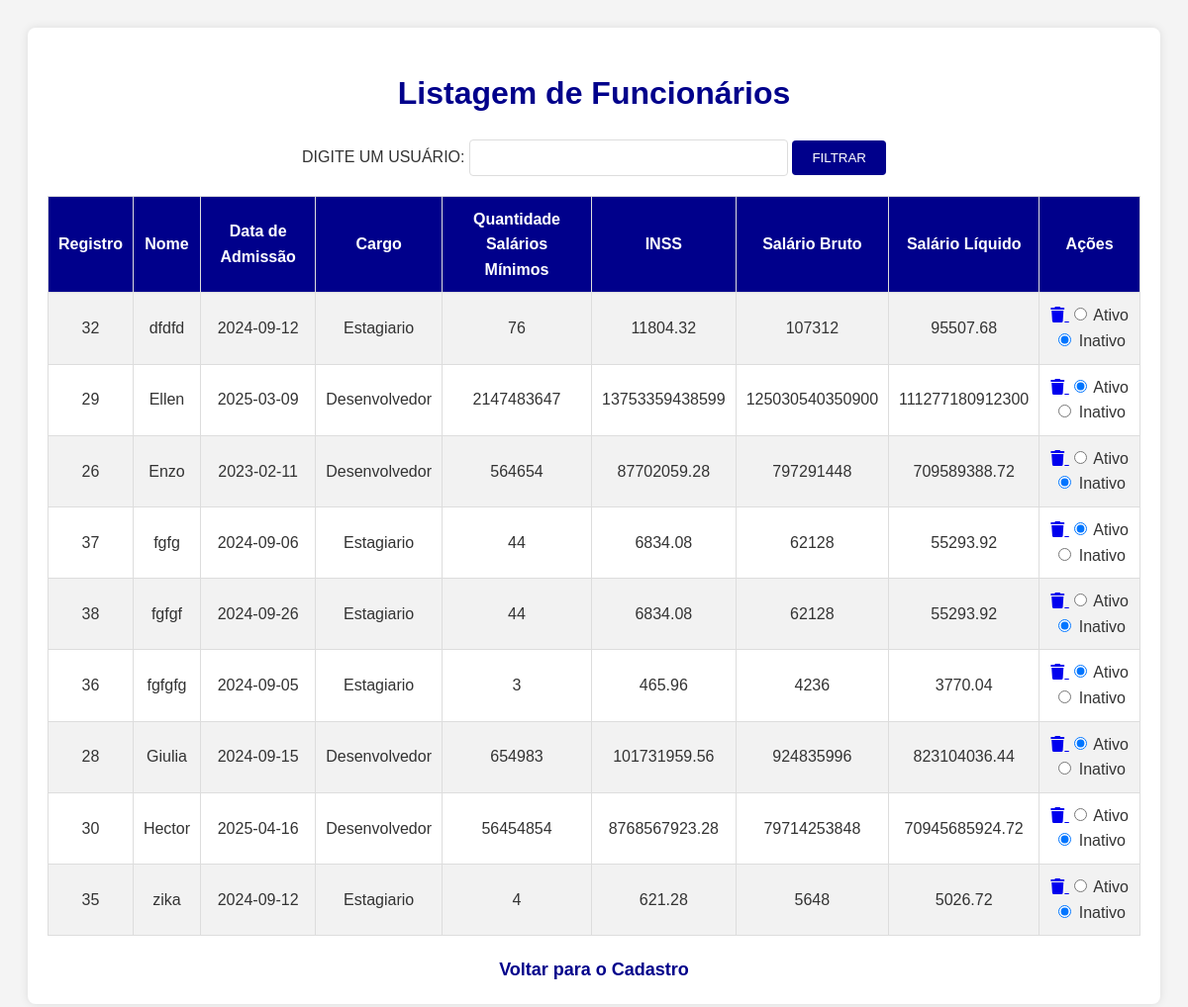
Page /root/cadastro/listagem.php on the committed database.
### tables this page shows
CREATE TABLE IF NOT EXISTS `funcionarios` (
  `registro` int(9) NOT NULL AUTO_INCREMENT,
  `nome` varchar(50) NOT NULL,
  `data_admissao` date NOT NULL,
  `cargo` varchar(50) NOT NULL,
  `qtde_salarios` int(9) NOT NULL,
  `salario_bruto` double NOT NULL,
  `inss` double NOT NULL,
  `salario_liquido` double NOT NULL,
  `senha_funcionario` varchar(50) NOT NULL,
  `ativo` int(50) NOT NULL,
  PRIMARY KEY (`registro`)
);

### root/cadastro/listagem.php (the view, shortened to what this page needs)
<?php
$busca_nome = isset($_POST['busca_nome']) ? $_POST['busca_nome'] : '';
if ($busca_nome != '') {
    $busca_nome = mysql_real_escape_string($busca_nome);
    $sql = mysql_query("SELECT * FROM funcionarios WHERE nome LIKE '{$busca_nome}%' ORDER BY nome ASC");
} else {
    $sql = mysql_query("SELECT * FROM funcionarios ORDER BY nome ASC");
}
?>
<!DOCTYPE html>
<html lang="pt-br">
<head>
    <link href="style_listagem.css" rel="stylesheet" type="text/css" media="screen" />
    <link rel="stylesheet" href="https://cdnjs.cloudflare.com/ajax/libs/font-awesome/6.0.0-beta3/css/all.min.css">
</head>
<body>
    <div class="container">
        <h1>Listagem de Funcionários</h1>
        <form name="form1" method="POST" action="listagem.php">
            DIGITE UM USUÁRIO: <input type="text" name="busca_nome">
            <input type="submit" value="FILTRAR">
        </form>
        <table>
            <tr>
                <th>Registro</th>
                <th>Nome</th>
                <th>Data de Admissão</th>
                <th>Cargo</th>
                <th>Quantidade Salários Mínimos</th>
                <th>INSS</th>
                <th>Salário Bruto</th>
                <th>Salário Líquido</th>
                <th>Ações</th>
            </tr>
            <?php while ($linha = mysql_fetch_assoc($sql)) { ?>
                <tr>
                    <td><?php echo htmlspecialchars($linha['registro']); ?></td>
                    <td><?php echo htmlspecialchars($linha['nome']); ?></td>
                    <td><?php echo htmlspecialchars($linha['data_admissao']); ?></td>
                    <td><?php echo htmlspecialchars($linha['cargo']); ?></td>
                    <td><?php echo htmlspecialchars($linha['qtde_salarios']); ?></td>
                    <td><?php echo htmlspecialchars($linha['inss']); ?></td>
                    <td><?php echo htmlspecialchars($linha['salario_bruto']); ?></td>
                    <td><?php echo htmlspecialchars($linha['salario_liquido']); ?></td>
                    <td>
                        <a href="listagem.php?apagar=<?php echo urlencode($linha['nome']); ?>" onclick="return confirm('Tem certeza de que deseja excluir este usuário?');">
                            <i class="fa fa-trash" aria-hidden="true"></i>
                        </a>
                        <form style="display:inline;" method="GET" action="listagem.php">
                            <label>
                                <input type="radio" name="status_<?php echo urlencode($linha['nome']); ?>" value="1" <?php echo $linha['ativo'] ? 'checked' : ''; ?> onclick="this.form.submit();"> Ativo
                            </label>
                            <label>
                                <input type="radio" name="status_<?php echo urlencode($linha['nome']); ?>" value="0" <?php echo !$linha['ativo'] ? 'checked' : ''; ?> onclick="this.form.submit();"> Inativo
                            </label>
                        </form>
                    </td>
                </tr>
            <?php } ?>
        </table>
        <div class="centered">
            <a href="cadastro.php">Voltar para o Cadastro</a>
        </div>
    </div>
</body>
</html>

### root/cadastro/style_listagem.css (style rules this page uses)
body { font-family: Arial, sans-serif; background-color: #f4f4f4; color: #333; line-height: 1.6; padding: 20px; }
.container { max-width: 1200px; margin: 0 auto; background: #fff; padding: 20px; border-radius: 8px; box-shadow: 0 0 10px rgba(0, 0, 0, 0.1); }
h1 { text-align: center; color: darkblue; margin-bottom: 20px; }
form { margin-bottom: 20px; text-align: center; }
input[type="text"] { padding: 10px; width: 300px; border: 1px solid #ddd; border-radius: 4px; }
input[type="submit"] { padding: 10px 20px; border: none; background-color: darkblue; color: white; border-radius: 4px; cursor: pointer; }
table { width: 100%; border-collapse: collapse; margin-top: 20px; }
table, th, td { border: 1px solid #ddd; }
th { background-color: darkblue; color: white; padding: 10px; }
td { text-align: center; padding: 10px; }
tr:nth-child(even) { background-color: #f2f2f2; }
.centered { text-align: center; margin-top: 20px; }
.centered a { text-decoration: none; color: darkblue; font-size: 18px; font-weight: bold; }

### rows in the picture
funcionarios: registro "32", nome "dfdfd", data_admissao "2024-09-12", cargo "Estagiario", qtde_salarios "76", inss "11804.32", salario_bruto "107312", salario_liquido "95507.68", ativo "☐ Ativo", ativo "☑ Inativo"
funcionarios: registro "29", nome "Ellen", data_admissao "2025-03-09", cargo "Desenvolvedor", qtde_salarios "2147483647", inss "13753359438599", salario_bruto "125030540350900", salario_liquido "111277180912300", ativo "☑ Ativo", ativo "☐ Inativo"
funcionarios: registro "26", nome "Enzo", data_admissao "2023-02-11", cargo "Desenvolvedor", qtde_salarios "564654", inss "87702059.28", salario_bruto "797291448", salario_liquido "709589388.72", ativo "☐ Ativo", ativo "☑ Inativo"
funcionarios: registro "37", nome "fgfg", data_admissao "2024-09-06", cargo "Estagiario", qtde_salarios "44", inss "6834.08", salario_bruto "62128", salario_liquido "55293.92", ativo "☑ Ativo", ativo "☐ Inativo"
funcionarios: registro "38", nome "fgfgf", data_admissao "2024-09-26", cargo "Estagiario", qtde_salarios "44", inss "6834.08", salario_bruto "62128", salario_liquido "55293.92", ativo "☐ Ativo", ativo "☑ Inativo"
funcionarios: registro "36", nome "fgfgfg", data_admissao "2024-09-05", cargo "Estagiario", qtde_salarios "3", inss "465.96", salario_bruto "4236", salario_liquido "3770.04", ativo "☑ Ativo", ativo "☐ Inativo"
funcionarios: registro "28", nome "Giulia", data_admissao "2024-09-15", cargo "Desenvolvedor", qtde_salarios "654983", inss "101731959.56", salario_bruto "924835996", salario_liquido "823104036.44", ativo "☑ Ativo", ativo "☐ Inativo"
funcionarios: registro "30", nome "Hector", data_admissao "2025-04-16", cargo "Desenvolvedor", qtde_salarios "56454854", inss "8768567923.28", salario_bruto "79714253848", salario_liquido "70945685924.72", ativo "☐ Ativo", ativo "☑ Inativo"
funcionarios: registro "35", nome "zika", data_admissao "2024-09-12", cargo "Estagiario", qtde_salarios "4", inss "621.28", salario_bruto "5648", salario_liquido "5026.72", ativo "☐ Ativo", ativo "☑ Inativo"
